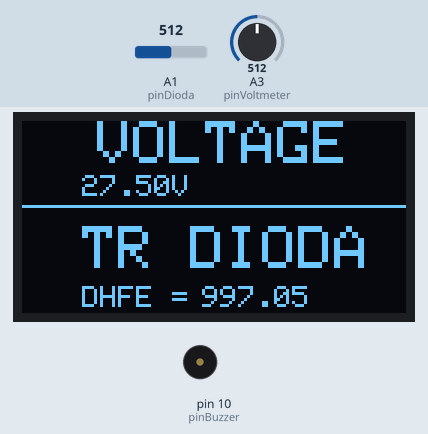
Bench run of a sketch on a simulated Arduino Uno, built with avr-gcc and run on an emulated ATmega328P. Shown: 128×64 one-colour display, buzzer (waves = sounding). The test bench sets the inputs (shaded band); at power-on: A1 (pinDioda) = 512, A3 (pinVoltmeter) = 512.

Above: at 4.2 s.
4.3 s: A1 (pinDioda) set to 1015
At 5.5 s:
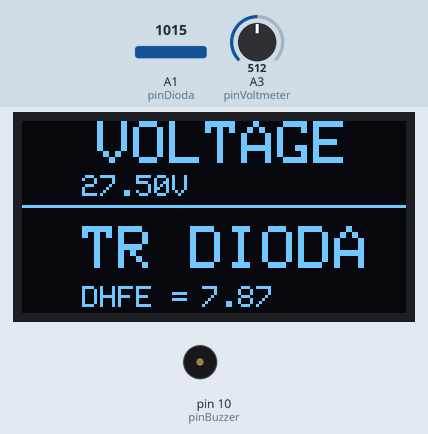
5.9 s: A1 (pinDioda) set to 1023
At 6.17 s:
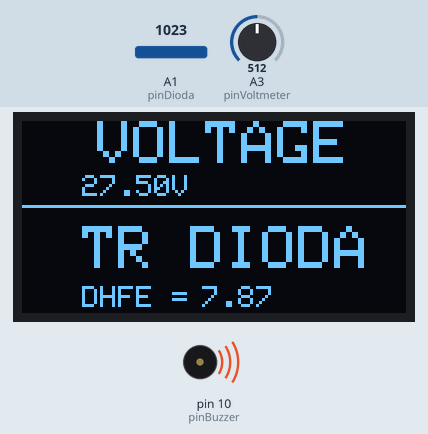
8.2 s: A1 (pinDioda) set to 0
At 9.4 s:
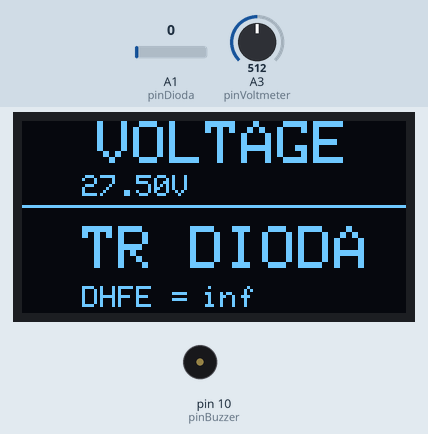
9.7 s: A3 (pinVoltmeter) set to 716
At 10.2 s:
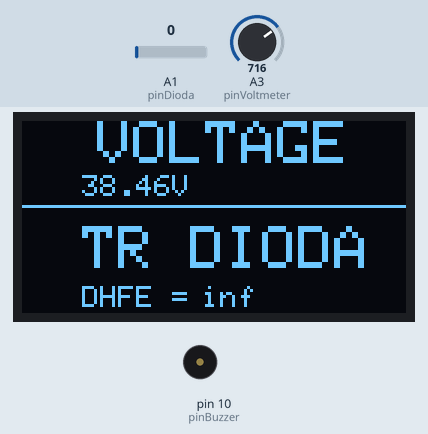
11.3 s: A1 (pinDioda) set to 122
At 12.0 s:
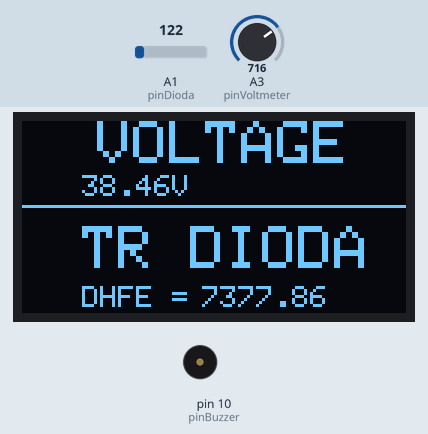
12.9 s: A3 (pinVoltmeter) set to 900
At 13.9 s:
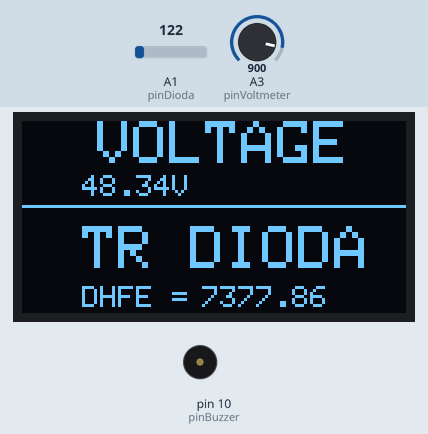
Timing chart, 0 to 15.5 s (numbered marks = the images above; inputs shaded):
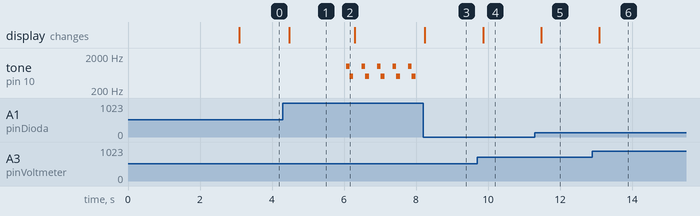

Measured:
- the behaviour switches between 1022 and 1023 on A1 (pinDioda) (found by bisection; images 1 and 2)
- after the input at 4.3 s, the display: changes after 0.18 s (image 1)
- after the input at 5.9 s, tone on pin 10 (pinBuzzer): silent → 1000 Hz after 0.16 s, then repeats every 0.43 s: 500 Hz 0.10 s, silent 0.23 s, 1000 Hz 0.10 s
- after the input at 8.2 s, tone on pin 10 (pinBuzzer): stops changing and stays silent; the display: changes after 0.05 s (image 3)
- after the input at 9.7 s, the display: changes after 0.16 s (image 4)
- after the input at 11.3 s, the display: changes after 0.18 s (image 5)
- after the input at 12.9 s, the display: changes after 0.20 s (image 6)

The sketch:

voltdiobuzz.ino
```cpp
//KODE BY ROBI
#include <Wire.h>
#include <Adafruit_GFX.h>
#include <Adafruit_SH1106.h>

#define SCREEN_WIDTH 128
#define SCREEN_HEIGHT 64
#define OLED_RESET 4  // Reset pin (gunakan -1 jika tidak ada pin reset)

Adafruit_SH1106 display(OLED_RESET); // Menggunakan SH1106

// Pin input analog
int pinDioda = A1;       // Pin untuk pengukuran dioda
int pinVoltmeter = A3;   // Pin untuk pengukuran voltmeter
int pinBuzzer = 10;      // Pin untuk buzzer

void setup() {
  pinMode(pinDioda, INPUT);
  pinMode(pinVoltmeter, INPUT);
  pinMode(pinBuzzer, OUTPUT);
  digitalWrite(pinBuzzer, LOW); // Pastikan buzzer mati saat awal

  // Inisialisasi OLED
  display.begin(SH1106_SWITCHCAPVCC, 0x3C);

  // Menampilkan startup message
  display.clearDisplay();
  display.setTextSize(1);
  display.setTextColor(WHITE);
  display.setCursor(20, 15);
  display.println("M21 ELEKTRONIKA");
  display.drawLine(0, 28, 127, 28, WHITE);
  display.display();
  delay(3000);  // Menunggu selama 3 detik untuk startup
  display.clearDisplay();
}

void loop() {
  // --- Bagian Dioda ---
  int okunan = analogRead(pinDioda); // Membaca nilai dari pinDioda
  float R1 = 999.0; // Resistansi tetap
  float VT = 10.0;  // Tegangan input
  float V1 = okunan * VT / 1023.0; // Tegangan keluaran
  float R2 = (R1 * (VT - V1)) / V1; // Resistansi dioda

  // Kontrol buzzer
  if (R2 == 0.00) {  // Hanya bunyi ketika DHFE = 00.00
    tone(pinBuzzer, 1000); // Suara 1000 Hz
    delay(100);
    tone(pinBuzzer, 500);  // Suara 800 Hz
    delay(100);
    noTone(pinBuzzer);     // Matikan buzzer setelah irama selesai
  } else {
    digitalWrite(pinBuzzer, HIGH);  // Kondisi selain R2 == 0.00 buzzer menyala
  }

  // --- Bagian Voltmeter ---
  int value = analogRead(pinVoltmeter);
  float vout = (value * 5.0) / 1024.0; // Tegangan keluaran
  float R1_volt = 1000000.0; // Resistansi R1 pada pembagi tegangan
  float R2_volt = 100000.0;  // Resistansi R2 pada pembagi tegangan
  float vin = vout / (R2_volt / (R1_volt + R2_volt)); // Tegangan input

  if (vin < 0.09) {
    vin = 0.0; // Hilangkan noise
  }

  // --- Menampilkan pada OLED ---
  display.clearDisplay();

  display.setTextSize(2);
  display.setCursor(25, 0);
  display.println("VOLTAGE");

  display.setTextSize(1);
  display.setCursor(20, 18);
  display.print(vin, 2);
  display.print("V");

  display.drawLine(0, 28, 127, 28, WHITE);

  display.setTextSize(2);
  display.setCursor(20, 35);
  display.println("TR DIODA");

  display.setTextSize(1);
  display.setCursor(20, 55);
  display.print("DHFE =");
  display.setCursor(60, 55);
  display.print(R2, 2);

  display.display();

  delay(200);
}
```
